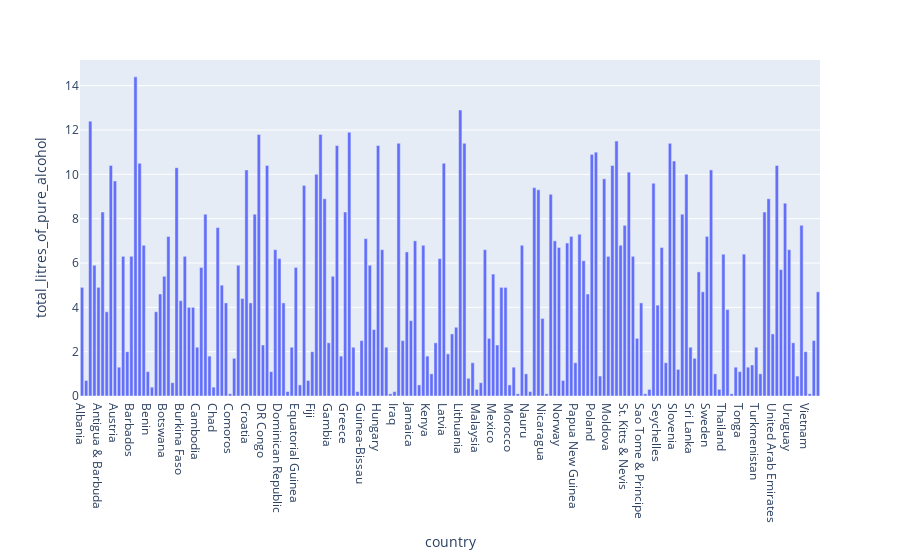

This figure's notebook cell:
### Code cell
fig = px.bar(df_al[df_al['total_litres_of_pure_alcohol'] > 0], x="country", y='total_litres_of_pure_alcohol')
fig.show()

### Figure 1 — Plotly figure (JSON) as saved in the notebook; plotly's stock layout.template omitted (floating-point values rounded to 4 significant figures; data arrays with more than 128 entries replaced by an {"elided": "..."} marker saying what was removed)
{"data": [{"alignmentgroup": "True", "hovertemplate": "country=%{x}<br>total_litres_of_pure_alcohol=%{y}<extra></extra>", "legendgroup": "", "marker": {"color": "#636efa", "pattern": {"shape": ""}}, "name": "", "offsetgroup": "", "orientation": "v", "showlegend": false, "textposition": "auto", "type": "bar", "x": {"elided": "180 str values"}, "xaxis": "x", "y": {"elided": "180 float values"}, "yaxis": "y"}], "layout": {"autosize": true, "barmode": "relative", "legend": {"tracegroupgap": 0}, "margin": {"t": 60}, "xaxis": {"anchor": "y", "autorange": true, "domain": [0, 1], "range": [-0.5, 179.5], "title": {"text": "country"}, "type": "category"}, "yaxis": {"anchor": "x", "autorange": true, "domain": [0, 1], "range": [0, 15.16], "title": {"text": "total_litres_of_pure_alcohol"}, "type": "linear"}}}
